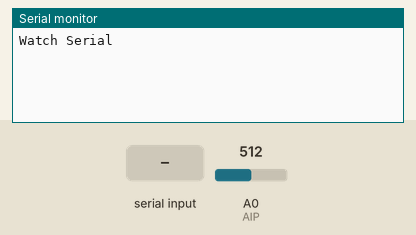
Simulated run of this sketch. Board: Arduino Uno, built with avr-gcc and run on an emulated ATmega328P. Shown: the last lines printed to the serial monitor. The test bench sets the inputs (shaded band); at power-on: A0 (AIP) = 512.

Above: at 1.2 s.
1.3 s: "1" received over Serial
At 2.0 s:
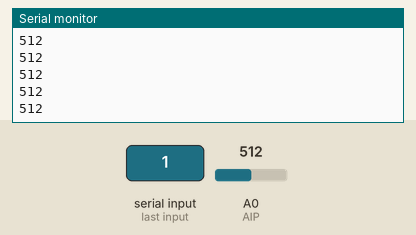
2.8 s: "2" received over Serial
4.3 s: A0 (AIP) set to 716
At 4.8 s:
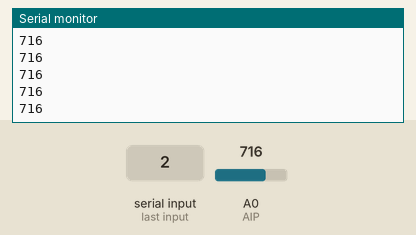
5.8 s: A0 (AIP) set to 900
At 6.4 s:
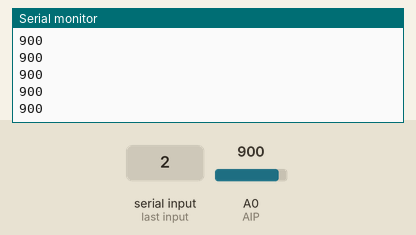
Timing chart, 0 to 8.3 s (numbered marks = the images above; inputs shaded):
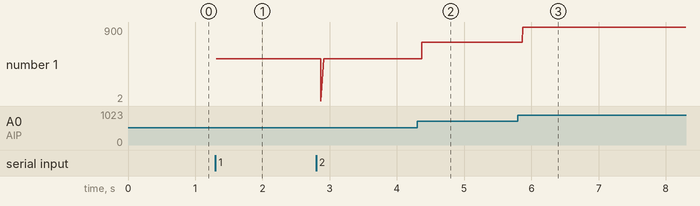

The sketch:

MuscleSensor.ino
```cpp
/* Input のための Pin を宣言 (Analog Input Pin) */
int AIP = A0;

/* Muscle Sensor の値を保持するための変数 sensor_value と temp_max と temp_min を宣言 */
int sensor_value = 0;
int temp_max = 0;
int temp_min = 0;

/* 最大値を保持する変数 MAX と最小値を保持する変数 MIN を宣言 */
int MAX = 0;
int MIN = 1000;

/* 1ブロックの大きさを保持する変数 delta と、しきい値 threshold を宣言 */
int delta = 0;
int threshold = 0;

/* InputPin, OutputPin の初期設定 */
void setup()
{
   /* InputPin の初期設定 */
   pinMode(AIP, INPUT);

   Serial.begin(9600);
   Serial.println("Watch Serial");
}

/* mainの処理 */
void loop()
{
  /* シリアルモニタに入力された値を読む */
  if (Serial.available() > 0)
  {
    char mode = Serial.read();
     Serial.print("Mode ");
     Serial.println(mode);

    /* シリアルモニタに入力された値によってモードを選択・処理を開始 */
    switch(mode)
    {
      case '1' : /* 最大値と最小値を取り、それらの値間を 100 ブロックに分ける（delta を算出する）*/
        while(!Serial.available())
        {
          sensor_value = analogRead(AIP);
          Serial.println(sensor_value);
          temp_max = sensor_value;
          MAX = max(MAX, temp_max);
          temp_min = sensor_value;
          MIN = min(MIN, temp_min);

          if(Serial.available() > 0)
          {
            char temp = Serial.read();
            Serial.println(temp);
            Serial.println("STOP MEASUREMENT");

            Serial.print("MAX ");
            Serial.println(MAX);
            Serial.print("MIN ");
            Serial.println(MIN);
          }
        }
        delta = (MAX - MIN) / 100;
        Serial.print("delta ");
        Serial.println(delta);
        break;

      case '2' : /* 80ブロックを超えたときに PC に値を送信 */
        if(delta < 1){
          Serial.println("Check the sensor connection.");
          break;
        }
        while(1){
          char temp = Serial.read();
          Serial.println(temp);
          threshold = MIN + delta * 80;
          sensor_value = analogRead(AIP);
           Serial.println(sensor_value);
          if(sensor_value > threshold){
            Serial.print("To PC ");
            Serial.write("GO");
          }
          if(Serial.available() > 1){
             Serial.println("STOP MEASUREMENT");
            break;
          }
        }
        break;
    }
  }
}
```

Measured:
- after the input at 1.3 s, the serial monitor: prints a new line at once (image 1)
- after the input at 4.3 s, the serial monitor: prints a new line after 0.07 s (image 2)
- after the input at 5.8 s, the serial monitor: prints a new line after 0.07 s (image 3)
- plotted number 1: 512 → 716 after the input at 4.3 s, 716 → 900 after the input at 5.8 s
